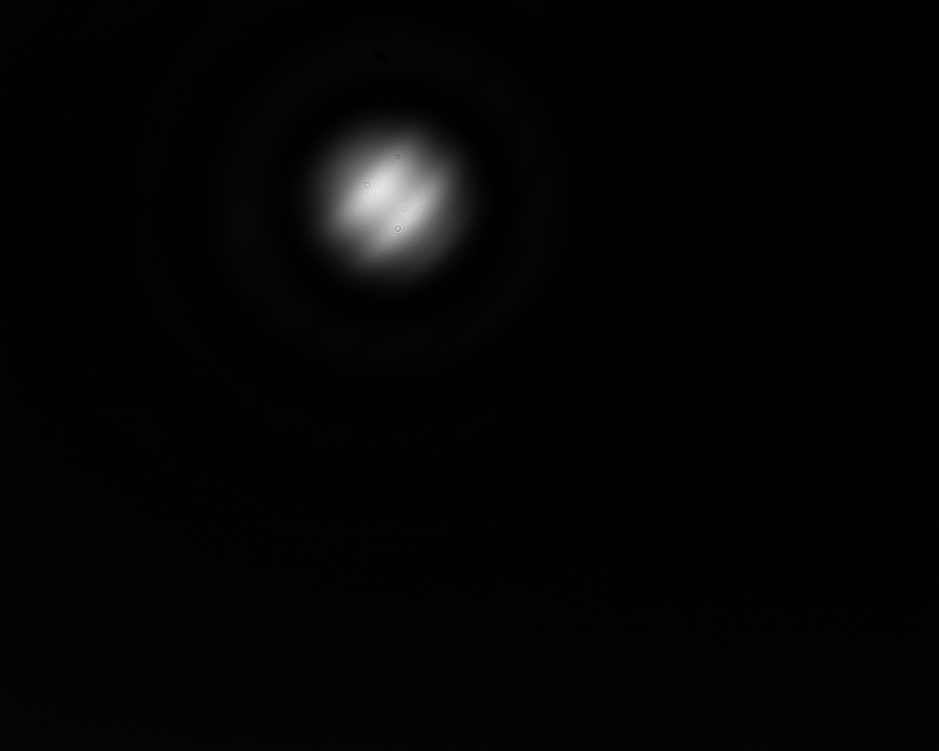
#> input picture _essais/Projet_S6/Python_ICS/airy_1mm.bmp, 939 x 751 px, shrunk from 1280 x 1024 before the run
$ python ICS_seq2_images.py
#> lines starting #> are read from the running program, lines starting #| are printed output that depends on the picture
# -*- coding: utf-8 -*-
"""
Images and processing

Author : Julien VILLEMEJANE
Laboratoire d Enseignement Experimental - Institut d Optique Graduate School
Created on Mon Jan 31 16:10:05 2023

@author: julien.villemejane
@see: http://www.python-simple.com/python-scipy/fitting-regression.php
@see: https://moncoachdata.com/blog/regression-lineaire-avec-python/
"""

import numpy as np
import matplotlib.pyplot as plt
from PIL import Image

img = Image.open('airy_1mm.bmp').convert('L')
#> img is the input picture: PIL image 939x751 L; min 0, max 230, mean 4.2
img_data = np.asarray(img)

plt.imshow(img_data, cmap='hot')

# information about the image
height_data = img_data.shape[0]
#> height_data = 751
width_data = img_data.shape[1]
#> width_data = 939
print(f'H = {height_data} / W = {width_data}')
#| H = 751 / W = 939

# finding index of the maximum value
max_data = np.argmax(img_data)
#> max_data = 183482
x_max = max_data % width_data
#> x_max = 377
y_max = int(max_data / height_data)
#> y_max = 244
print(f'Max index : X = {x_max} / Y = {y_max}')
#| Max index : X = 377 / Y = 244

# Slicing the image
y_slice = input('Select the slicing line : ')
#> the answer given: 1
slice_data = img_data[int(y_slice),:]
#> slice_data = 939 values, max 3 at index 2, min 0 at index 93, mean 1.25
plt.figure()
plt.plot(slice_data)

# Mean on slicing
delta_mean = input('Select the number of line to mean :')
#> the answer given: 1
slice_mean_data = img_data[int(y_slice)-int(delta_mean):int(y_slice)+int(delta_mean),:]

plt.figure()
plt.imshow(slice_mean_data, cmap='hot')

slice_mean_slice = slice_mean_data.mean(axis=0)
#> slice_mean_slice = 939 values, max 3 at index 28, min 0 at index 167, mean 1.21
plt.figure()
plt.plot(slice_mean_slice)
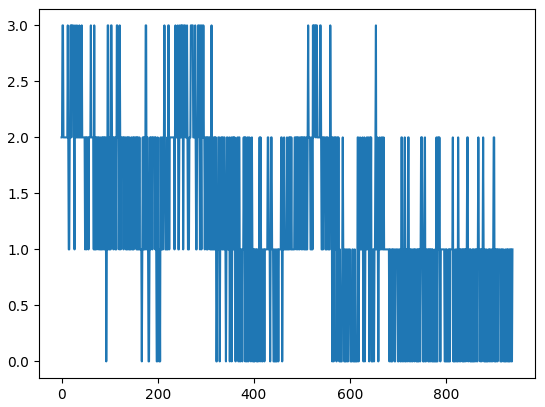
#> figure drawn by matplotlib, 1 panel; curve peaks at x = 2, y = 3
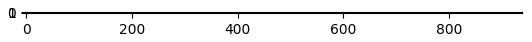
#> figure drawn by matplotlib, 1 panel
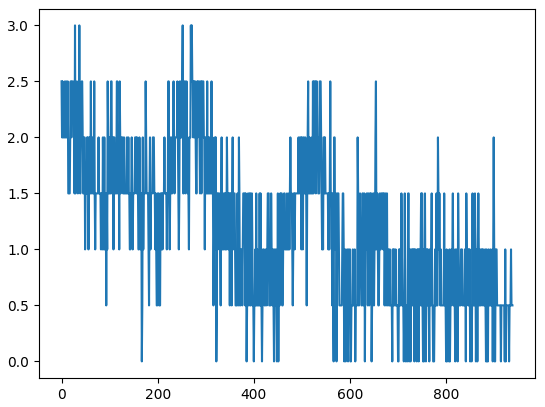
#> figure drawn by matplotlib, 1 panel; curve peaks at x = 28, y = 3
